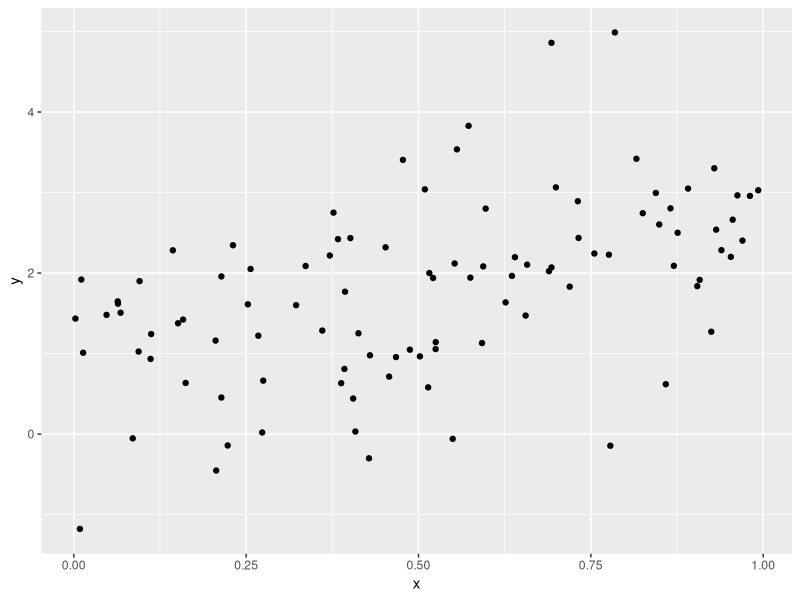

Recreate this plot in R.
## ---- chunk 1
library(tibble)
library(ggplot2)
library(tidyverse)
## ---- chunk 2
plot_df =
  tibble(
    x = runif(100),
    y = 1 + 2 * x + rnorm(100)
  )

plot_df |>
  ggplot(aes(x=x, y=y)) + geom_point()
